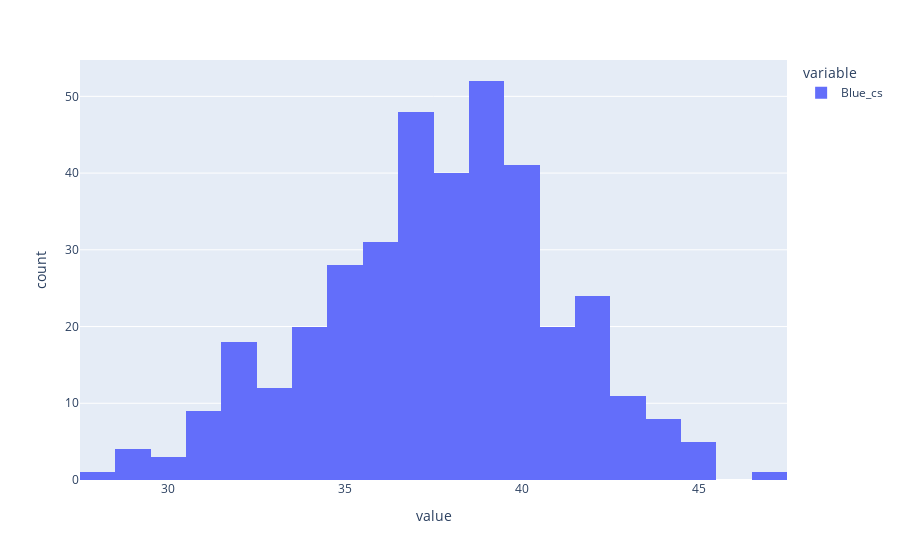

The notebook cell this image was saved under:
### Code cell
train_data.Blue_cs.plot(kind='hist')
#Amount of blue candlesticks(prices go up) occur before every possible position

### Figure 1 — Plotly figure (JSON) as saved in the notebook; plotly's stock layout.template omitted (floating-point values rounded to 4 significant figures; data arrays with more than 128 entries replaced by an {"elided": "..."} marker saying what was removed)
{"data": [{"alignmentgroup": "True", "bingroup": "x", "hovertemplate": "variable=Blue_cs<br>value=%{x}<br>count=%{y}<extra></extra>", "legendgroup": "Blue_cs", "marker": {"color": "#636efa", "pattern": {"shape": ""}}, "name": "Blue_cs", "offsetgroup": "Blue_cs", "orientation": "v", "showlegend": true, "type": "histogram", "x": {"elided": "376 int values"}, "xaxis": "x", "yaxis": "y"}], "layout": {"autosize": true, "barmode": "relative", "legend": {"title": {"text": "variable"}, "tracegroupgap": 0}, "margin": {"t": 60}, "xaxis": {"anchor": "y", "autorange": true, "domain": [0, 1], "range": [27.5, 47.5], "title": {"text": "value"}, "type": "linear"}, "yaxis": {"anchor": "x", "autorange": true, "domain": [0, 1], "range": [0, 54.74], "title": {"text": "count"}}}}
